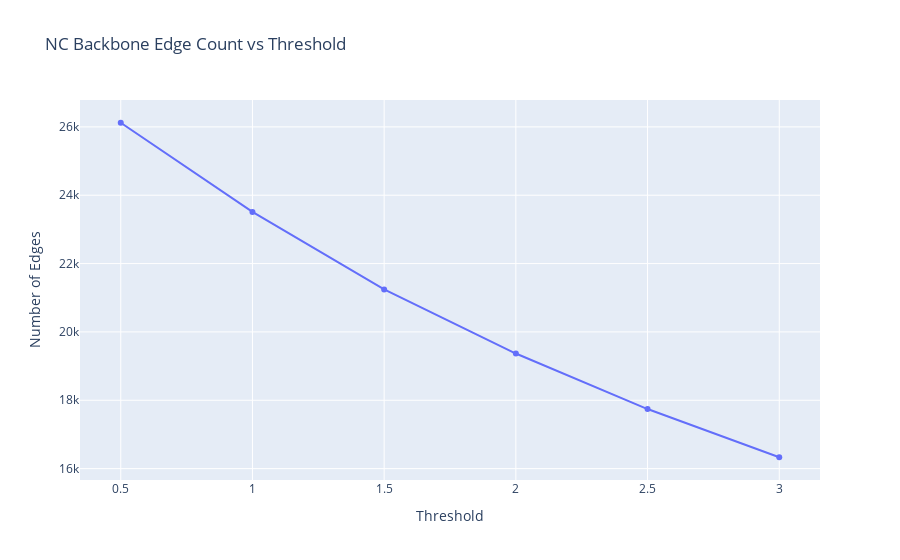

Write notebook code for a chart like this one.
### Markdown cell above
Firstly we look at the number of edges vs the threshold for the backone construction.

### Code cell
# import original graph
path = Path(r"/Users/iben/Desktop/Social_graphs/SocialGraphs/Project/MUSIC/artist_network.graphml")

G_lyrics = nx.read_graphml(path)

# number of nodes and edges in original graph
print(f"Original graph has {G_lyrics.number_of_nodes()} nodes and {G_lyrics.number_of_edges()} edges.")

plot_nc_backbone_thresholds(G_lyrics, weight_attr="weight")

### Figure 1 — Plotly figure (JSON) as saved in the notebook; plotly's stock layout.template omitted (floating-point values rounded to 4 significant figures)
{"data": [{"hovertemplate": "Threshold=%{x}<br>Number of Edges=%{y}<extra></extra>", "legendgroup": "", "line": {"color": "#636efa", "dash": "solid"}, "marker": {"symbol": "circle"}, "mode": "lines+markers", "name": "", "orientation": "v", "showlegend": false, "type": "scatter", "x": [0.5, 1.0, 1.5, 2.0, 2.5, 3.0], "xaxis": "x", "y": [26121, 23511, 21245, 19368, 17743, 16333], "yaxis": "y"}], "layout": {"legend": {"tracegroupgap": 0}, "title": {"text": "NC Backbone Edge Count vs Threshold"}, "xaxis": {"anchor": "y", "domain": [0, 1], "title": {"text": "Threshold"}}, "yaxis": {"anchor": "x", "domain": [0, 1], "title": {"text": "Number of Edges"}}}}
